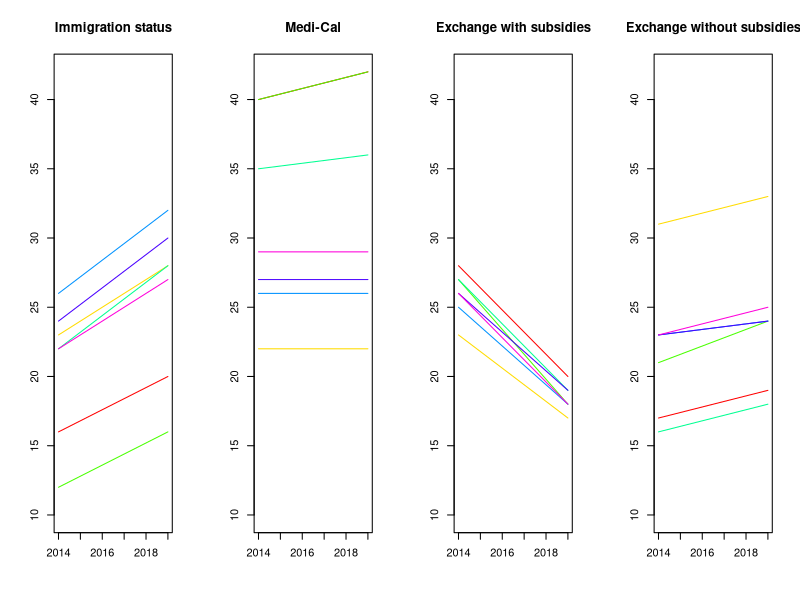

Reproduce this figure in R.
setwd("~/dataviz-fall-2013/insured-uninsured")

library(stringr)
library("RColorBrewer")


unins <- read.csv("data/remaining uninsured_enhanced.csv", stringsAsFactors=F)

unins$region <- as.character(unins$region)

#this removes empty white space
unins$region <- str_trim(unins$region)

#reshape my data to make slope graphing easier later
unins <- reshape(unins,timevar="year",idvar="region",direction="wide")

#rename my rows
rownames(unins) <- unins$region

# abbreviate region name
unins$region[unins$region=="Northern California and Sierra Counties"] <- "NorCal & Sierra"                  

####This is where the slopegraph code begins###



# slopeGraph <- function(unins,variable,color="Spectral",alpha=1){
	
	# columns <- paste(variable,c(2014,2019),sep=".")
	
	# if(is.null(ylim)) ylim<-range(unins[,columns])
	
	# col <- brewer.pal(n=nrow(unins),name=color)
	# col <- adjustcolor(col,alpha=alpha)
	# axis(1,at=c(1,2),labels=c("2014","2019"))
	# axis(2,at= seq(min(unins[,columns]),max(unins[,columns]),length.out=nrow(unins)))
	# lapply(1:nrow(unins),function(i){
	# 	lines(1:2,unins[i,columns],col=col[i],lwd=5)
	# 	})
# }


my_y_limit <- c(10,42)

col_names <- c("percent.immigration.status", "percent.Medi.Cal", "percent.exchange.with.subsidies", "percent.exchange.without.subsidies")
col_names_nice <- c("Immigration status", "Medi-Cal", "Exchange with subsidies", "Exchange without subsidies")
	
plot_slope_graph <- function(col_name) {


	print(col_name)

	#the field I want
	field_name <- col_name

	idx <- which(col_names == col_name)
	nice <- col_names_nice[idx]

	#the column names I want.
	columns_I_want <- c("region", paste(field_name,c(2014,2019),sep=".") )

	# data at these columns
	df <- unins[,columns_I_want]


	#start a new plot
	plot(0,0,xlim=c(2014,2019),ylim=my_y_limit,xlab="",ylab = "",type="n", main=nice)

	#vector of 7 colors
	cols <- rainbow(7)
	for (i in 1:nrow(df)) {
		v_2014 <- df[i,2]
		v_2019 <- df[i,3]
		# segments(2014, v_2014, 2019, v_2019)
		lines(c(2014,2019), c(v_2014, v_2019), col=cols[i])
	}

}


all_fields <- c("percent.immigration.status", "percent.Medi.Cal", "percent.exchange.with.subsidies", "percent.exchange.without.subsidies")


par(mfrow=c(1,4))

for (i in all_fields) {
	plot_slope_graph(i)
}





	
# slopeGraph(unins,variable="immigration.status",alpha=1,where=c(1,280000))
# slopeGraph(unins,variable="percent.immigration.status",alpha=1,where="topleft",ylim=c(12,34))

# slopeGraph(unins,variable="percent.Medi.Cal",alpha=1,where=c(15,35.5))
# slopeGraph(unins,variable="Medi.Cal",alpha=1,where=c(15,350000.5))